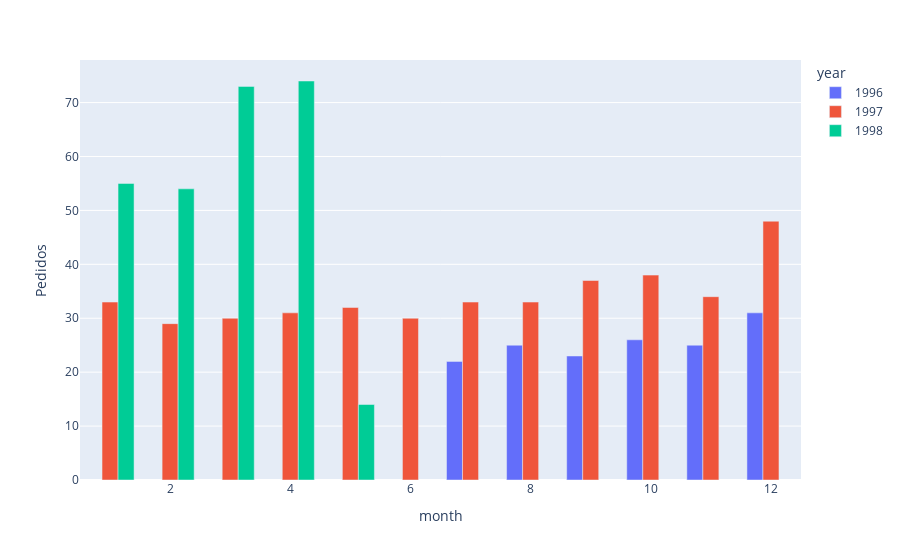

Notebook code for this chart:
### Code cell
fig = px.bar(tabla, x="month", y="Pedidos", color="year", barmode="group")
fig.show()

### Figure 1 — Plotly figure (JSON) as saved in the notebook; plotly's stock layout.template omitted (floating-point values rounded to 4 significant figures)
{"data": [{"alignmentgroup": "True", "hovertemplate": "year=1996<br>month=%{x}<br>Pedidos=%{y}<extra></extra>", "legendgroup": "1996", "marker": {"color": "#636efa", "pattern": {"shape": ""}}, "name": "1996", "offsetgroup": "1996", "orientation": "v", "showlegend": true, "textposition": "auto", "type": "bar", "x": [7, 8, 9, 10, 11, 12], "xaxis": "x", "y": [22, 25, 23, 26, 25, 31], "yaxis": "y"}, {"alignmentgroup": "True", "hovertemplate": "year=1997<br>month=%{x}<br>Pedidos=%{y}<extra></extra>", "legendgroup": "1997", "marker": {"color": "#EF553B", "pattern": {"shape": ""}}, "name": "1997", "offsetgroup": "1997", "orientation": "v", "showlegend": true, "textposition": "auto", "type": "bar", "x": [1, 2, 3, 4, 5, 6, 7, 8, 9, 10, 11, 12], "xaxis": "x", "y": [33, 29, 30, 31, 32, 30, 33, 33, 37, 38, 34, 48], "yaxis": "y"}, {"alignmentgroup": "True", "hovertemplate": "year=1998<br>month=%{x}<br>Pedidos=%{y}<extra></extra>", "legendgroup": "1998", "marker": {"color": "#00cc96", "pattern": {"shape": ""}}, "name": "1998", "offsetgroup": "1998", "orientation": "v", "showlegend": true, "textposition": "auto", "type": "bar", "x": [1, 2, 3, 4, 5], "xaxis": "x", "y": [55, 54, 73, 74, 14], "yaxis": "y"}], "layout": {"barmode": "group", "legend": {"title": {"text": "year"}, "tracegroupgap": 0}, "margin": {"t": 60}, "xaxis": {"anchor": "y", "domain": [0, 1], "title": {"text": "month"}}, "yaxis": {"anchor": "x", "domain": [0, 1], "title": {"text": "Pedidos"}}}}
